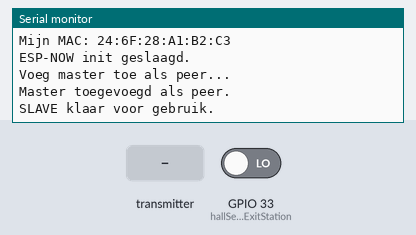
Bench run of a sketch on a simulated ESP32. Parts: the last lines printed to the serial monitor. The test bench sets the inputs (shaded band); at power-on: GPIO 33 (hallSensorExitStation) LOW.

Above: at 1.2 s.
1.3 s: the transmitter starts sending text = PING_STATION
At 1.61 s:
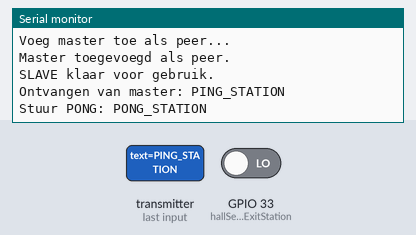
2.8 s: the transmitter starts sending text = DISPATCH
At 3.11 s:
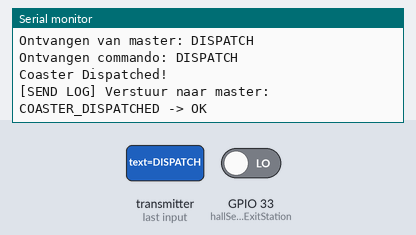

The sketch:

SLAVE2_test.ino
```cpp
#include <WiFi.h>
#include <esp_now.h>
#include <Stepper.h>
#include <ESP32Servo.h>
#include "Message.h"

#define hallSensorEnterStation     26
#define hallSensorStartPosition    25
#define hallSensorExitStation      33
bool hallSensorExitStationState = false;
#define hallSensorBottomLifthill   32
#define hallSensorTopLifthill      34

#define IN1 18
#define IN2 19
#define IN3 22
#define IN4 23

#define IN5 13
#define IN6 12
#define IN7 14
#define IN8 27

const int stepsPerRevolution = 2048;
const int extraStationSteps = 50;

TaskHandle_t motorTaskHandle = NULL;
bool lifthillMotorRunning = false;

Stepper lifthillStepper(stepsPerRevolution, IN1, IN3, IN2, IN4);
Stepper stationStepper(stepsPerRevolution, IN5, IN7, IN6, IN8);

uint8_t masterAddress[] = {0x14, 0x2B, 0x2F, 0xC9, 0x24, 0xCC}; // MASTER MAC-address

volatile bool newCommandAvailable = false;
struct_message incomingCommand;

// Callback voor inkomende ESP-NOW data
void OnDataRecv(const esp_now_recv_info_t *info, const uint8_t *data, int len) {
  struct_message incoming;
  memcpy(&incoming, data, sizeof(incoming));

  Serial.print("Ontvangen van master: ");
  Serial.println(incoming.text);

  if (strcmp(incoming.text, "PING_STATION") == 0) {
    sendPong("PONG_STATION");
  } else {
    memcpy(&incomingCommand, &incoming, sizeof(incoming));
    newCommandAvailable = true;
  }
}

// Stuurt een "pong" terug naar de master
void sendPong(const char* responseText) {
  struct_message msg;
  strncpy(msg.text, responseText, sizeof(msg.text) - 1);
  msg.text[sizeof(msg.text) - 1] = '\0';

  Serial.print("Stuur PONG: ");
  Serial.println(msg.text);

  esp_now_send(masterAddress, (uint8_t*)&msg, sizeof(msg));
}

// Haalt binnengekomen commando uit de buffer
bool receiveCommand(char* buffer, size_t bufferSize) {
  if (!newCommandAvailable) return false;

  strncpy(buffer, incomingCommand.text, bufferSize - 1);
  buffer[bufferSize - 1] = '\0';
  newCommandAvailable = false;
  return true;
}

void setup() {
  Serial.begin(115200);
  Serial.println("\n=== STATION SLAVE SETUP ===");

  WiFi.mode(WIFI_STA);
  Serial.print("Mijn MAC: ");
  Serial.println(WiFi.macAddress());

  if (esp_now_init() != ESP_OK) {
    Serial.println("ESP-NOW init mislukt!");
    return;
  } else {
    Serial.println("ESP-NOW init geslaagd.");
  }

  esp_now_register_recv_cb(OnDataRecv);

  esp_now_peer_info_t masterInfo = {};
  memcpy(masterInfo.peer_addr, masterAddress, 6);
  masterInfo.channel = 0;
  masterInfo.encrypt = false;

  if (!esp_now_is_peer_exist(masterAddress)) {
    Serial.println("Voeg master toe als peer...");
    if (esp_now_add_peer(&masterInfo) == ESP_OK) {
      Serial.println("Master toegevoegd als peer.");
    } else {
      Serial.println("Fout bij toevoegen van master als peer.");
    }
  } else {
    Serial.println("Master al gekend als peer.");
  }

  pinMode(hallSensorEnterStation, INPUT);
  pinMode(hallSensorStartPosition, INPUT);
  pinMode(hallSensorExitStation, INPUT);
  pinMode(hallSensorBottomLifthill, INPUT);
  pinMode(hallSensorTopLifthill, INPUT);

  lifthillStepper.setSpeed(10);
  stationStepper.setSpeed(12);

  Serial.println("SLAVE klaar voor gebruik.\n");
}

void loop() {
  char commandBuffer[100];

  if (receiveCommand(commandBuffer, sizeof(commandBuffer))) {
    Serial.print("Ontvangen commando: ");
    Serial.println(commandBuffer);

    if (strcmp(commandBuffer, "LIFTHILL_MOTOR_ON") == 0) {
      StartMotor();
      sendLog("MOTOR_RUNNING");
    }

    if (strcmp(commandBuffer, "LIFTHILL_MOTOR_OFF") == 0) {
      StopMotor();
      sendLog("MOTOR_STOPPED");
    }

    if (strcmp(commandBuffer, "DISPATCH") == 0) {
      DispatchCoaster();
      sendLog("COASTER_DISPATCHED");
    }


  }

  delay(10);
}

void motorTask(void* parameter) {
  Serial.println("[TASK] Steppermotor draait...");

  lifthillStepper.setSpeed(10);  // of pas aan naar gewenste snelheid

  while (lifthillMotorRunning) {
    lifthillStepper.step(-1);  // of -1 voor andere richting
    vTaskDelay(2 / portTICK_PERIOD_MS); // 2ms delay tussen stappen
  }

  motorTaskHandle = NULL;

  Serial.println("[TASK] motorTask eindigt.");
  vTaskDelete(NULL); // Beëindig deze taak netjes
}

void StartMotor() {
  if (lifthillMotorRunning) {
    Serial.println("Motor draait al.");
    return;
  }

  Serial.println("Motor STARTEN via FreeRTOS task...");
  lifthillMotorRunning = true;

  xTaskCreate(
    motorTask,         // Functie
    "MotorTask",       // Naam
    2048,              // Stack size (bytes)
    NULL,              // Parameter
    1,                 // Prioriteit
    &motorTaskHandle   // Taakhandle bewaren
  );
}

void StopMotor() {
  if (!lifthillMotorRunning) {
    Serial.println("Motor is al gestopt.");
    return;
  }

  Serial.println("STOP signaal ontvangen: motor stoppen...");
  lifthillMotorRunning = false;

  // Laat de taak zichzelf stoppen via vTaskDelete(NULL) in de loop
  // of forceer hem hierna als je zeker wil zijn:
  if (motorTaskHandle != NULL) {
    vTaskDelete(motorTaskHandle);
    motorTaskHandle = NULL;
  }
}

bool DispatchCoaster() {
  while(digitalRead(hallSensorExitStation) == HIGH) {
    stationStepper.step(1);
  }
  Serial.println("Coaster Dispatched!");
  hallSensorExitStationState = true;


  return true;
}


void sendLog(const char* message) {
  struct_message msg;
  strncpy(msg.text, message, sizeof(msg.text) - 1);
  msg.text[sizeof(msg.text) - 1] = '\0';

  Serial.print("[SEND LOG] Verstuur naar master: ");
  Serial.print(message);

  esp_err_t result = esp_now_send(masterAddress, (uint8_t*)&msg, sizeof(msg));

  Serial.print(" -> ");
  if (result == ESP_OK) Serial.println("OK");
  else {
    Serial.print("FOUT (");
    Serial.print(result);
    Serial.println(")");
  }
}
```

Message.h
```cpp
// Message.h
#ifndef MESSAGE_H
#define MESSAGE_H

typedef struct struct_message {
  char text[200];
} struct_message;

#endif
```

Measured:
- after the input at 1.3 s, the serial monitor: prints a new line at once (image 1)
- after the input at 2.8 s, the serial monitor: prints a new line at once (image 2)
